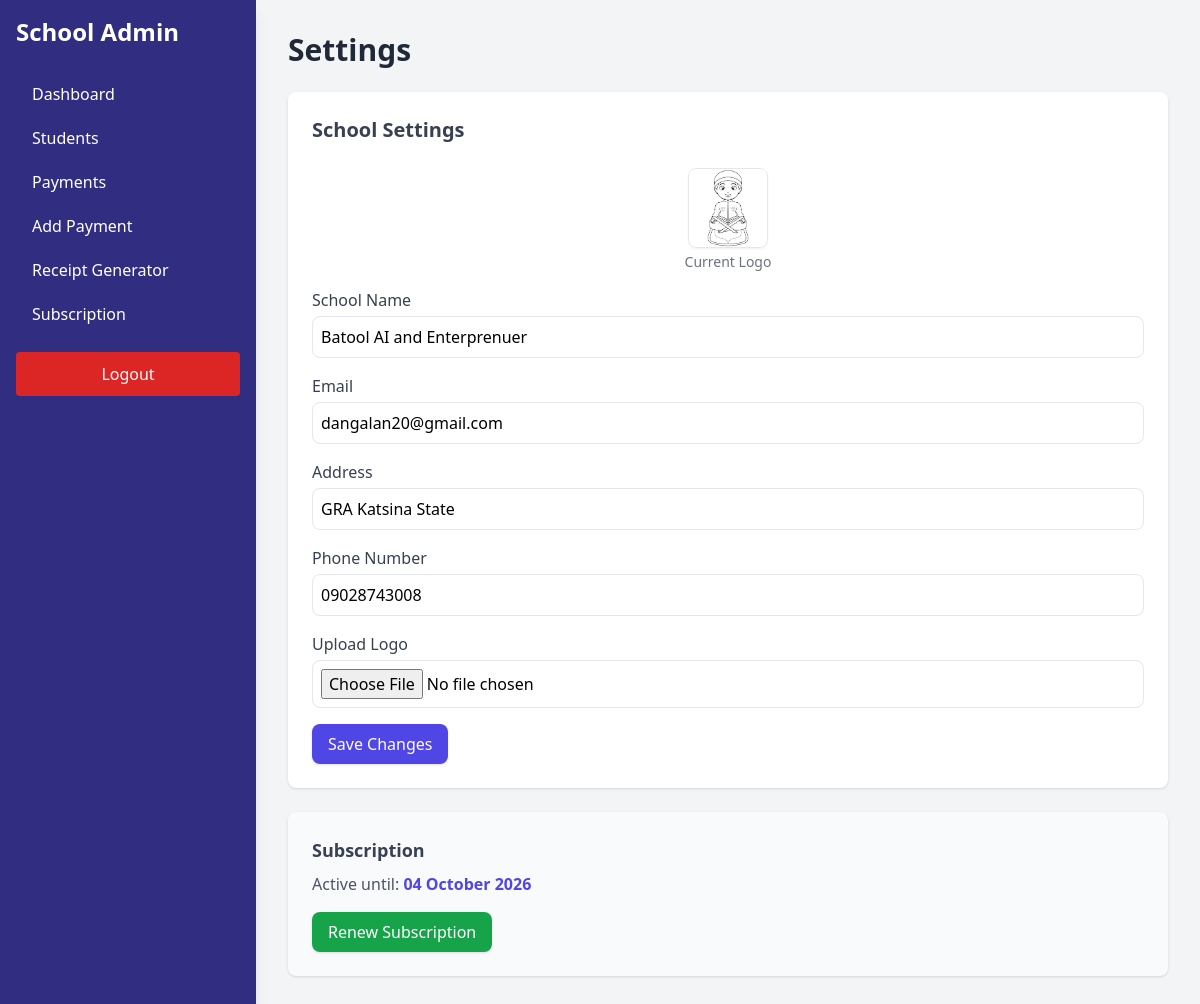
Screenshot of /settings (signed in) with the database file from the repository.
### app.py (models this page shows)
class School(db.Model):
    id = db.Column(db.Integer, primary_key=True)
    name = db.Column(db.String(150), nullable=False, unique=True)
    email = db.Column(db.String(120), unique=True, nullable=False)
    password = db.Column(db.String(200), nullable=False)
    subscription_expiry = db.Column(db.Date, nullable=False)
    logo_filename = db.Column(db.String(250), nullable=True)
    address = db.Column(db.String(250), nullable=True)
    phone_number = db.Column(db.String(50), nullable=True)
    students = db.relationship("Student", backref="school", lazy=True)

### app.py (the view, shortened to what this page needs)
@app.route("/settings", methods=["GET", "POST"])
@login_required
def settings():
    school = current_school()
    return render_template("settings.html", school=school)

### app.py (called while the page is built, shortened)
def current_school():
    if "school_id" in session:
        return db.session.get(School, session["school_id"])
    return None

def login_required(f):
    @wraps(f)
    def decorated_function(*args, **kwargs):
        school = current_school()
        if not school:
            flash("Please log in first.", "warning")
            return redirect(url_for("index"))
        return f(*args, **kwargs)
    return decorated_function

### templates/settings.html (shortened to what this page needs)
{% extends "layout.html" %}
{% block page_title %}Settings{% endblock %}
{% block content %}
<div class="bg-white shadow rounded-lg p-6">
  <h2 class="text-xl font-bold text-gray-700 mb-6">School Settings</h2>
  {% if school.logo_filename %}
    <div class="mb-4 text-center">
      <img src="{{ url_for('static', filename='logos/' + school.logo_filename) }}"
           alt="School Logo"
           class="h-20 mx-auto rounded-lg border shadow-sm">
      <p class="text-sm text-gray-500 mt-1">Current Logo</p>
    </div>
  {% endif %}
  <form method="POST" action="{{ url_for('settings') }}" enctype="multipart/form-data" class="space-y-4">
    <div>
      <label class="block text-gray-700 font-medium">School Name</label>
      <input type="text" name="school_name" value="{{ school.name }}"
             class="w-full border rounded-lg p-2 mt-1 focus:ring focus:ring-indigo-200">
    </div>
    <div>
      <label class="block text-gray-700 font-medium">Email</label>
      <input type="email" name="email" value="{{ school.email }}"
             class="w-full border rounded-lg p-2 mt-1 focus:ring focus:ring-indigo-200">
    </div>
    <div>
      <label class="block text-gray-700 font-medium">Address</label>
      <input type="text" name="address" value="{{ school.address or '' }}"
             class="w-full border rounded-lg p-2 mt-1 focus:ring focus:ring-indigo-200">
    </div>
    <div>
      <label class="block text-gray-700 font-medium">Phone Number</label>
      <input type="tel" name="phone_number" value="{{ school.phone_number or '' }}"
             class="w-full border rounded-lg p-2 mt-1 focus:ring focus:ring-indigo-200">
    </div>
    <div>
      <label class="block text-gray-700 font-medium">Upload Logo</label>
      <input type="file" name="logo" accept="image/*"
             class="w-full border rounded-lg p-2 mt-1 focus:ring focus:ring-indigo-200">
    </div>
    <button type="submit"
      class="bg-indigo-600 text-white px-4 py-2 rounded-lg shadow hover:bg-indigo-700 transition">
      Save Changes
    </button>
  </form>
</div>
<div class="bg-gray-50 shadow rounded-lg p-6 mt-6">
  <h2 class="text-lg font-bold text-gray-700 mb-2">Subscription</h2>
  <p class="text-gray-600 mb-4">
    {% if school.subscription_expiry %}
      Active until:
      <span class="font-semibold text-indigo-600">
        {{ school.subscription_expiry.strftime('%d %B %Y') }}
      </span>
    {% else %}
      <span class="text-red-600 font-semibold">Not Active</span>
    {% endif %}
  </p>
  <a href="{{ url_for('subscription') }}"
      class="inline-block bg-green-600 text-white px-4 py-2 rounded-lg shadow hover:bg-green-700 transition">
    Renew Subscription
  </a>
</div>
{% endblock %}

### rows the page displays
School: logo_filename (picture), school_name "Batool AI and Enterprenuer", email "dangalan20@gmail.com", address "GRA Katsina State", phone_number "09028743008", subscription_expiry "04 October 2026"
